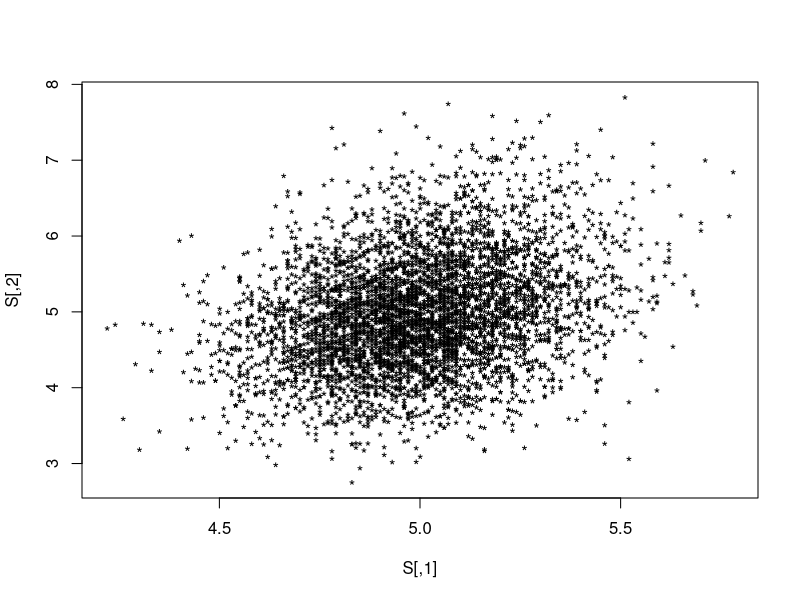
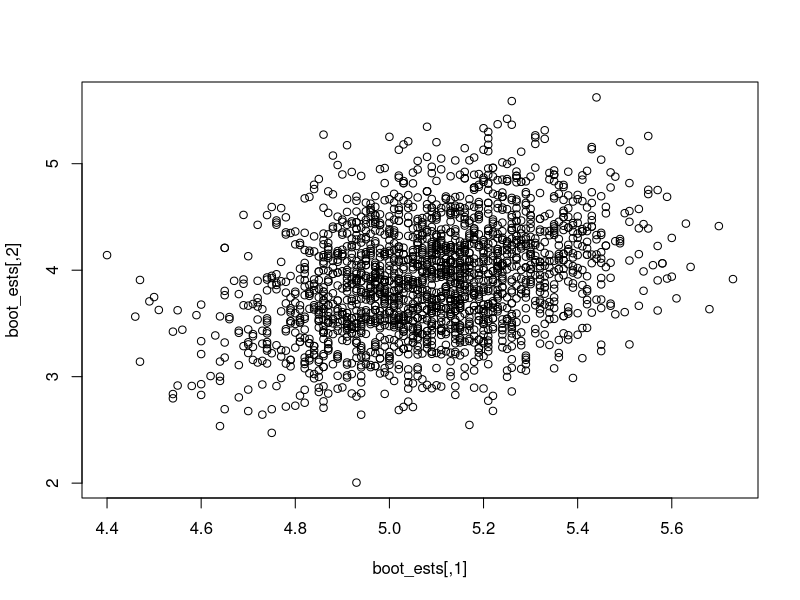
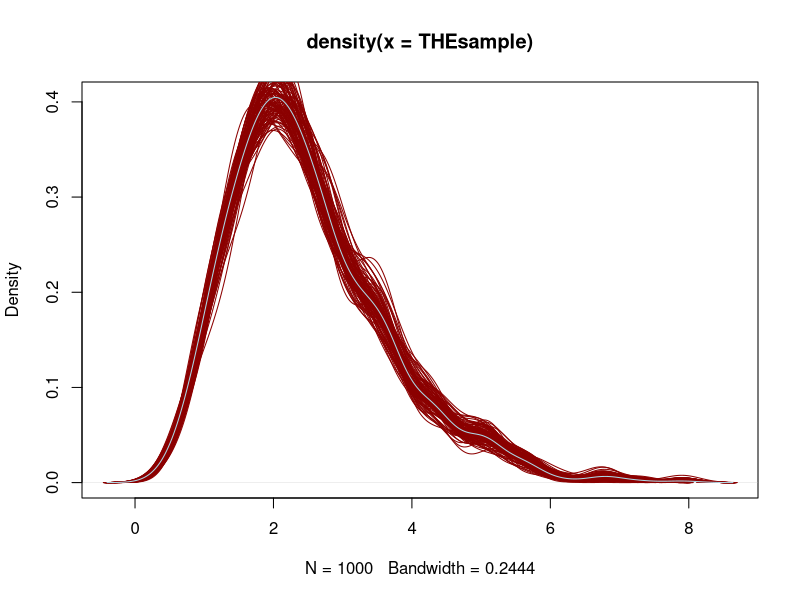
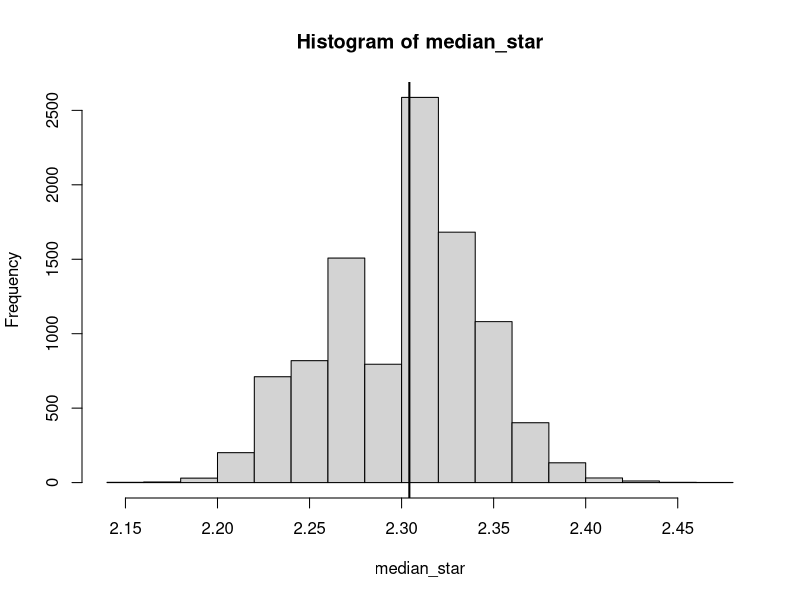
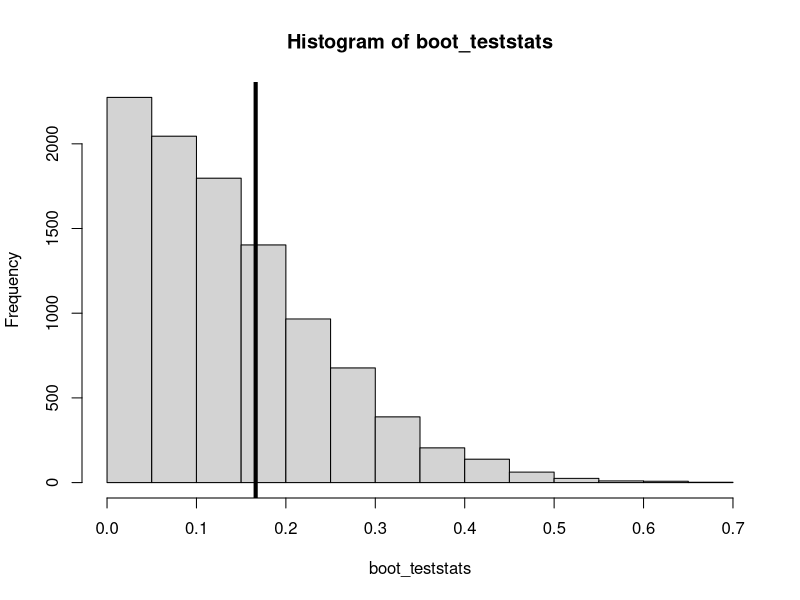
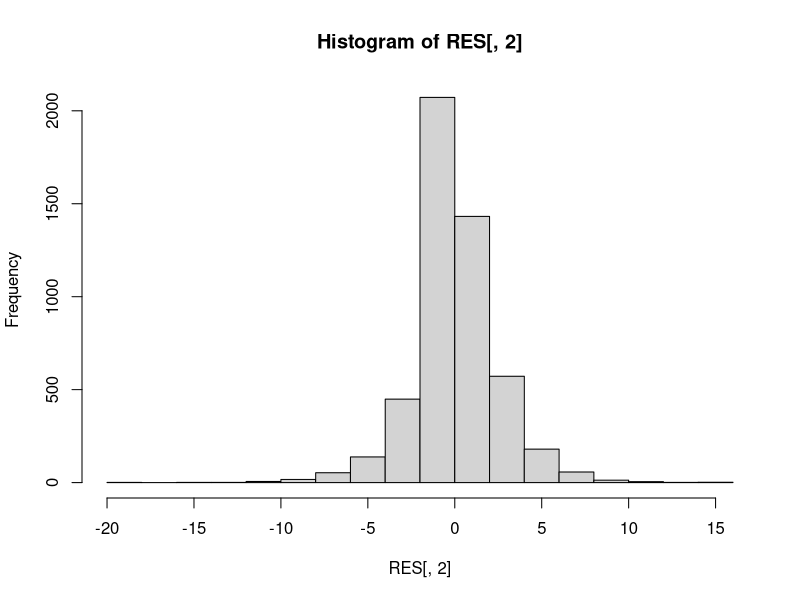
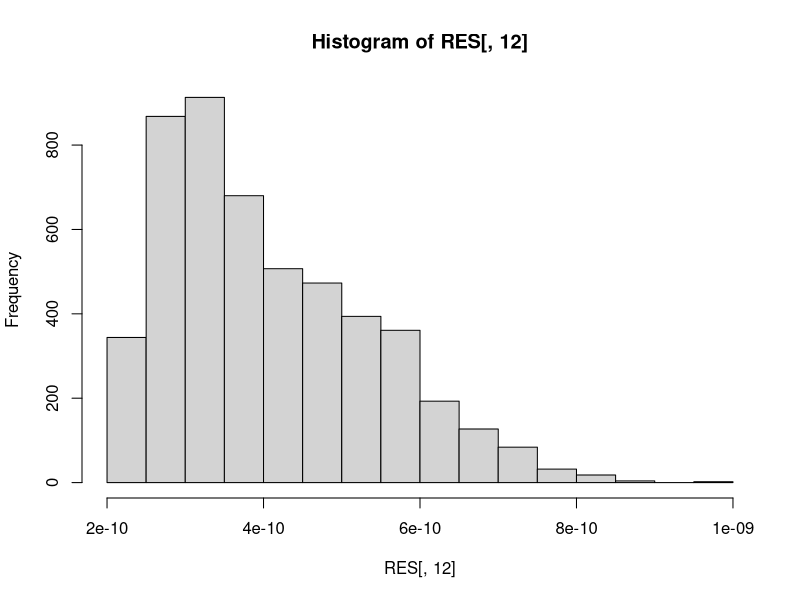

The R script that drew these images, in order:

# X ~ pois(nu)
# 

X = rpois(100,lambda = 5)
mean(X)
var(X)
mean(X^3)
mean((X-mean(X))^3)

# I KNOW THE TRUTH!
# theta = cov(xbar, S2)
# 
n = 100

nsim = 5000
S = replicate(nsim,{
  x = rpois(n,lambda = 5)
  c(mean(x),var(x))
} )
S = t(S)
cov(S)
# truth
5/100
plot(S,pch="*")




THEsample = rpois(n,lambda = 5)
B = 2000
Boot_sample = replicate(B,{
  sample(x = THEsample,
         size = length(THEsample),
         replace = TRUE,
         prob = rep(1/length(THEsample),
                    length(THEsample)))
})


dim(Boot_sample)

boot_ests = t(apply(Boot_sample,2,
      function(a) c(mean(a),var(a))  ))

plot(boot_ests)
cov(boot_ests)





THEsample = rgamma(1000,5,2)
median(THEsample)

B = 10000
Boot_sample = replicate(B,{
  sample(x = THEsample,
         size = length(THEsample),
         replace = TRUE,
         prob = rep(1/length(THEsample),
                    length(THEsample)))
})

plot(density(THEsample))
for(l in 1:100){
lines(density(Boot_sample[,l]),
      col="darkred")
}
lines(density(THEsample),col="lightblue")

median(THEsample)

median_star = apply(Boot_sample,2,median)
hist(median_star)
abline(v= median(THEsample),lwd=2)


x = rgamma(100,6,2)

xbar = mean(x)

myownteststat = function(sample, theta0){
  abs(mean(sample) - theta0)
}

t_obs = myownteststat(x,3)
# H0 : a/b = 3 => a=3,b=1

boot_teststats = replicate(10000,{
          y = rgamma(length(x),3,1)
          myownteststat(y,3)
          })
boot_teststats
hist(boot_teststats)
abline(v = t_obs,lwd=4)

mean(boot_teststats>t_obs)





mtcars


THEmod = glm(vs~.,data = mtcars,
             family = "binomial")
THEbetas = THEmod$coefficients
THEbetas = THEmod$deviance

n = nrow(mtcars)
RES = replicate(5000,{
 
  ind = sample(1:n,size = n,replace = TRUE) 
  boot_cars = mtcars[ind,]
  bootmod = glm(vs~.,data = boot_cars,
               family = "binomial")
  c(bootmod$coefficients,
  bootmod$deviance)
  
})

RES = t(RES)
hist(RES[,2])
hist(RES[,12])



